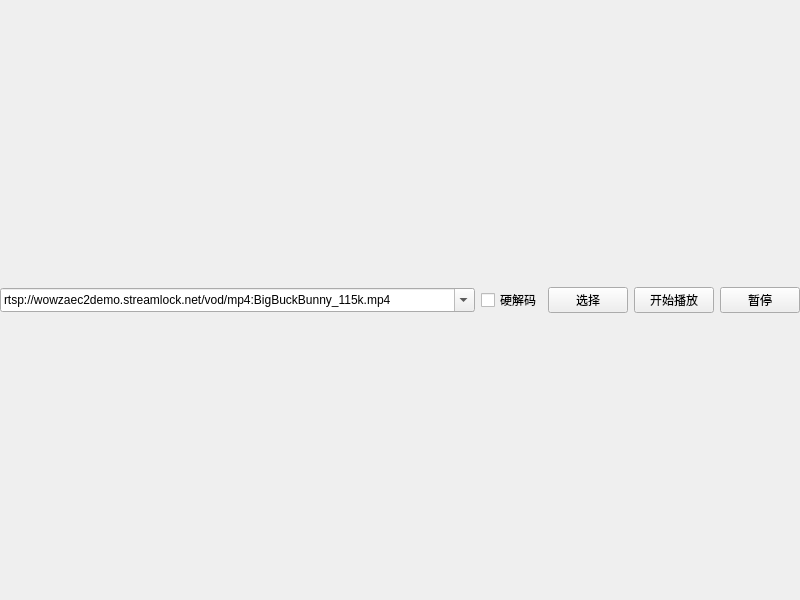
<?xml version="1.0" encoding="UTF-8"?>
<ui version="4.0">
 <class>Widget</class>
 <widget class="QWidget" name="Widget">
  <property name="geometry">
   <rect>
    <x>0</x>
    <y>0</y>
    <width>800</width>
    <height>600</height>
   </rect>
  </property>
  <property name="windowTitle">
   <string>Widget</string>
  </property>
  <layout class="QVBoxLayout" name="verticalLayout">
   <property name="leftMargin">
    <number>0</number>
   </property>
   <property name="topMargin">
    <number>0</number>
   </property>
   <property name="rightMargin">
    <number>0</number>
   </property>
   <property name="bottomMargin">
    <number>0</number>
   </property>
   <item>
    <layout class="QHBoxLayout" name="horizontalLayout">
     <item>
      <widget class="QComboBox" name="com_url">
       <property name="editable">
        <bool>true</bool>
       </property>
       <property name="insertPolicy">
        <enum>QComboBox::InsertAtBottom</enum>
       </property>
       <property name="sizeAdjustPolicy">
        <enum>QComboBox::AdjustToMinimumContentsLengthWithIcon</enum>
       </property>
       <property name="duplicatesEnabled">
        <bool>false</bool>
       </property>
       <item>
        <property name="text">
         <string>rtsp://wowzaec2demo.streamlock.net/vod/mp4:BigBuckBunny_115k.mp4</string>
        </property>
       </item>
       <item>
        <property name="text">
         <string>rtmp://ns8.indexforce.com/home/mystream</string>
        </property>
       </item>
       <item>
        <property name="text">
         <string>rtmp://58.200.131.2:1935/livetv/cctv1</string>
        </property>
       </item>
       <item>
        <property name="text">
         <string>http://vfx.mtime.cn/Video/2019/02/04/mp4/190204084208765161.mp4</string>
        </property>
       </item>
       <item>
        <property name="text">
         <string>http://playertest.longtailvideo.com/adaptive/bipbop/gear4/prog_index.m3u8</string>
        </property>
       </item>
       <item>
        <property name="text">
         <string>http://clips.vorwaerts-gmbh.de/big_buck_bunny.mp4</string>
        </property>
       </item>
       <item>
        <property name="text">
         <string>http://vjs.zencdn.net/v/oceans.mp4</string>
        </property>
       </item>
       <item>
        <property name="text">
         <string>https://media.w3.org/2010/05/sintel/trailer.mp4</string>
        </property>
       </item>
       <item>
        <property name="text">
         <string>https://sf1-hscdn-tos.pstatp.com/obj/media-fe/xgplayer_doc_video/flv/xgplayer-demo-360p.flv</string>
        </property>
       </item>
      </widget>
     </item>
     <item>
      <widget class="QCheckBox" name="check_HW">
       <property name="sizePolicy">
        <sizepolicy hsizetype="Fixed" vsizetype="Fixed">
         <horstretch>0</horstretch>
         <verstretch>0</verstretch>
        </sizepolicy>
       </property>
       <property name="text">
        <string>硬解码</string>
       </property>
      </widget>
     </item>
     <item>
      <widget class="QPushButton" name="but_file">
       <property name="sizePolicy">
        <sizepolicy hsizetype="Fixed" vsizetype="Fixed">
         <horstretch>0</horstretch>
         <verstretch>0</verstretch>
        </sizepolicy>
       </property>
       <property name="text">
        <string>选择</string>
       </property>
      </widget>
     </item>
     <item>
      <widget class="QPushButton" name="but_open">
       <property name="sizePolicy">
        <sizepolicy hsizetype="Fixed" vsizetype="Fixed">
         <horstretch>0</horstretch>
         <verstretch>0</verstretch>
        </sizepolicy>
       </property>
       <property name="text">
        <string>开始播放</string>
       </property>
      </widget>
     </item>
     <item>
      <widget class="QPushButton" name="but_pause">
       <property name="sizePolicy">
        <sizepolicy hsizetype="Fixed" vsizetype="Fixed">
         <horstretch>0</horstretch>
         <verstretch>0</verstretch>
        </sizepolicy>
       </property>
       <property name="text">
        <string>暂停</string>
       </property>
      </widget>
     </item>
    </layout>
   </item>
  </layout>
 </widget>
 <resources/>
 <connections/>
</ui>
